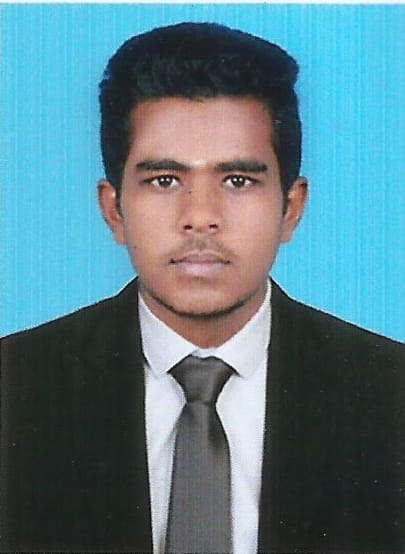
#> input picture me.jpeg, 405 x 554 px
$ jupyter execute 'EX6 .ipynb'   (older library calls are emulated)
#> lines starting #> are read from the running program, lines starting #| are printed output that depends on the picture
# EXP-6 -  EDGE-DETECTION

## NAME: Ashwath M
## REG NO: 212223230023

[cell 1]
import cv2
import numpy as np
import matplotlib.pyplot as plt

image = cv2.imread('me.jpeg')
#> image is the input picture: shape (554, 405, 3); mean B, G, R 134.9, 124.5, 89.6
gray_image = cv2.cvtColor(image, cv2.COLOR_BGR2GRAY)
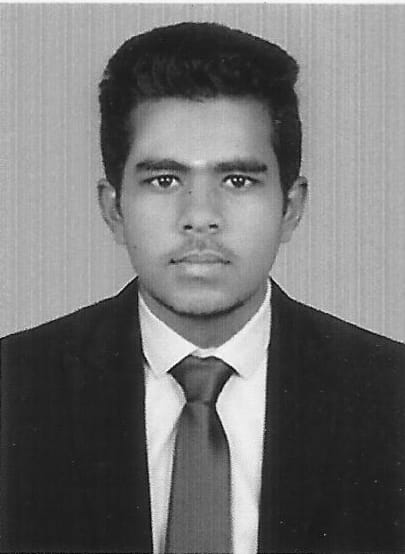
#> gray_image: shape (554, 405); min 2, max 255, mean 115.3
plt.imshow(cv2.cvtColor(image, cv2.COLOR_BGR2RGB))
plt.title('Original Image')
plt.axis('off')

[cell 2]
sobel_x = cv2.Sobel(gray_image, cv2.CV_64F, 1, 0, ksize=5)
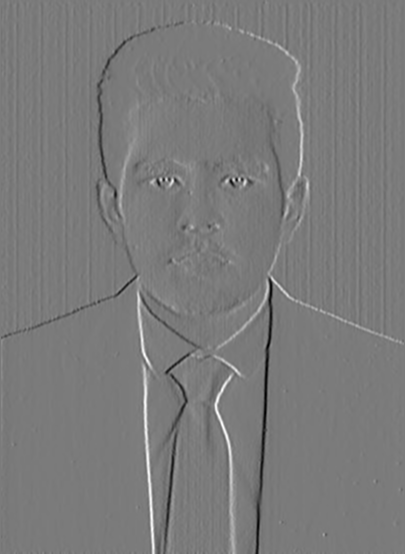
#> sobel_x: shape (554, 405) float64; min -8558, max 9170, mean -0.4; drawn with min black and max white
sobel_y = cv2.Sobel(gray_image, cv2.CV_64F, 0, 1, ksize=5)
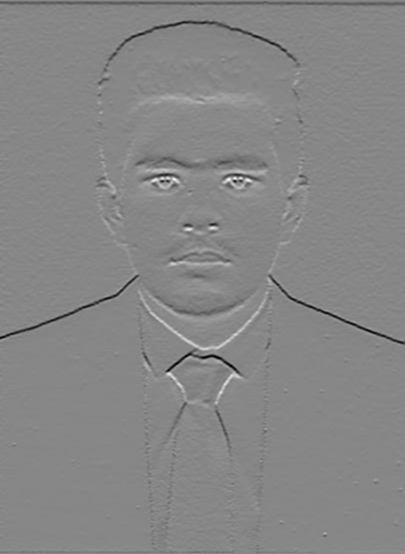
#> sobel_y: shape (554, 405) float64; min -8555, max 7587, mean -43.3; drawn with min black and max white
sobel_combined = cv2.magnitude(sobel_x, sobel_y)
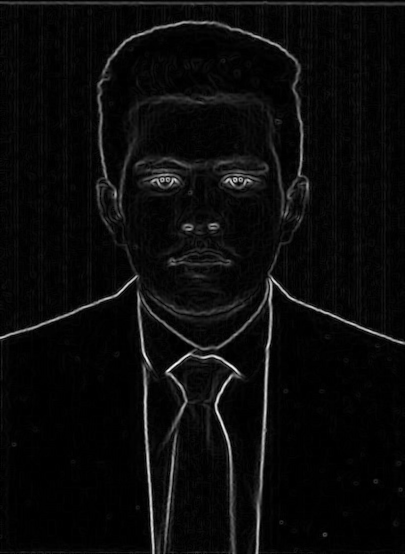
#> sobel_combined: shape (554, 405) float64; min 0, max 10296.9, mean 446.2; drawn with min black and max white
plt.imshow(sobel_combined, cmap='gray')
plt.title('Sobel Edge Detection')
plt.axis('off')

[cell 3]
laplacian = cv2.Laplacian(gray_image, cv2.CV_64F)
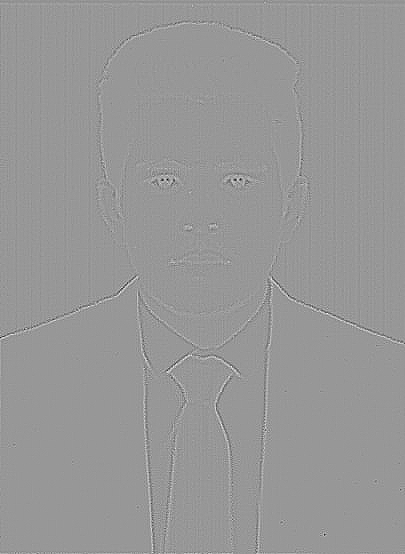
#> laplacian: shape (554, 405) float64; min -341, max 233, mean 0; drawn with min black and max white
plt.imshow(laplacian, cmap='gray')
plt.title('Laplacian Edge Detection')
plt.axis('off')

[cell 4]
canny_edges = cv2.Canny(gray_image, 50, 150)
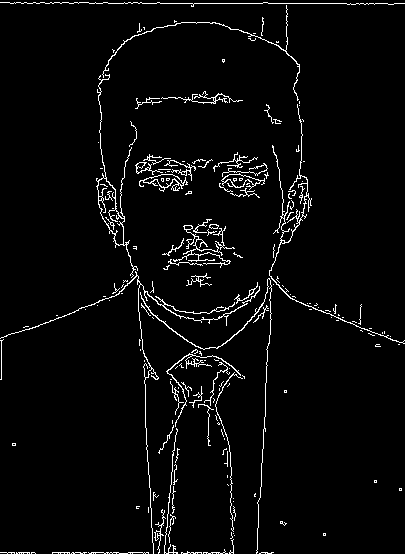
#> canny_edges: shape (554, 405); 3.5% white in thin lines or dots
plt.imshow(canny_edges, cmap='gray')
plt.title('Canny Edge Detection')
plt.axis('off')
